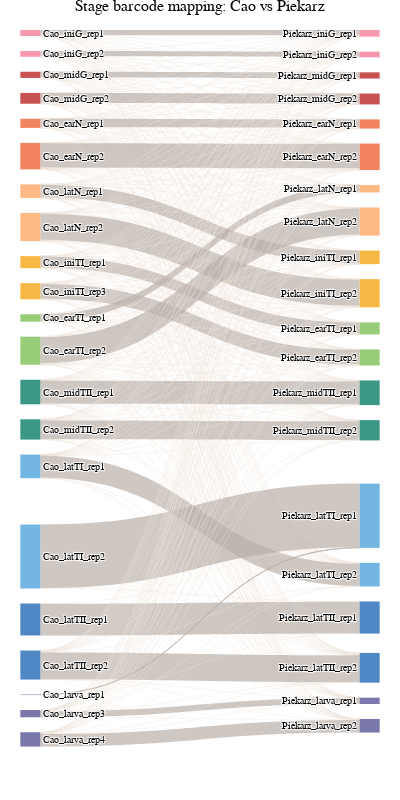

This figure's notebook cell:
### Markdown cell above
## a.3 Visualizing the mapping between the two datasets

Finally, we visualize the mapping between the two datasets using a Sankey diagram.

Based on this diagramm, we can see the following things that we need to correct in the mapping:
- Piekarz's "latN" == Cao's "earTI". Replicates are 1:1.  

- Piekarz's "iniTI" == Cao's "latN". Replicates are 1:1. 

- Piekarz's "earTI rep1" == Cao's "iniTI rep1".  
-Piekarz's "earTI rep2" == Cao's "iniTI rep3".

- Piekarz's "latTI_rep2" == Cao's "latTI rep1".  
- Piekarz's "latTI_rep1" == Cao's "latTI rep2" (after accounting for technical replicate hyphens for "-1" and "-2").

- Piekarz's "latTII_rep1" == Cao's "latTII rep1" (after accounting for technical replicate hyphens for "-1" and "-2").
- Piekarz's "latTII_rep2" == Cao's "latTII rep2".

- Piekarz's "larva rep1" == Cao's "larva rep3".
- Piekarz's "larva rep2" == Cao's "larva rep4".

- Cao's "larva rep1" does not appear to be present in the Pierkarz dataset.

### Code cell
fig = zt.ciona.disambiguation.plot_stage_replicate_sankey(
    merged_cell_barcodes,
    width=400,
    height=800,
    image_filepath="figures/Stage_replicate_sankey.svg",
    html_filepath="figures/Stage_replicate_sankey.html",
)
fig.show()

### Figure 1 — Plotly figure (JSON) as saved in the notebook; plotly's stock layout.template omitted (floating-point values rounded to 4 significant figures; data arrays with more than 128 entries replaced by an {"elided": "..."} marker saying what was removed)
{"data": [{"arrangement": "snap", "link": {"color": {"elided": "420 str values"}, "source": {"elided": "420 int values"}, "target": {"elided": "420 int values"}, "value": {"elided": "420 int values"}}, "node": {"color": ["#F898AE", "#F898AE", "#C85152", "#C85152", "#F28360", "#F28360", "#FFB984", "#FFB984", "#F7B846", "#F7B846", "#97CD78", "#97CD78", "#3B9886", "#3B9886", "#73B5E3", "#73B5E3", "#5088C5", "#5088C5", "#7A77AB", "#7A77AB", "#7A77AB", "#F898AE", "#F898AE", "#C85152", "#C85152", "#F28360", "#F28360", "#FFB984", "#FFB984", "#F7B846", "#F7B846", "#97CD78", "#97CD78", "#3B9886", "#3B9886", "#73B5E3", "#73B5E3", "#5088C5", "#5088C5", "#7A77AB", "#7A77AB"], "label": ["Cao_iniG_rep1", "Cao_iniG_rep2", "Cao_midG_rep1", "Cao_midG_rep2", "Cao_earN_rep1", "Cao_earN_rep2", "Cao_latN_rep1", "Cao_latN_rep2", "Cao_iniTI_rep1", "Cao_iniTI_rep3", "Cao_earTI_rep1", "Cao_earTI_rep2", "Cao_midTII_rep1", "Cao_midTII_rep2", "Cao_latTI_rep1", "Cao_latTI_rep2", "Cao_latTII_rep1", "Cao_latTII_rep2", "Cao_larva_rep1", "Cao_larva_rep3", "Cao_larva_rep4", "Piekarz_iniG_rep1", "Piekarz_iniG_rep2", "Piekarz_midG_rep1", "Piekarz_midG_rep2", "Piekarz_earN_rep1", "Piekarz_earN_rep2", "Piekarz_latN_rep1", "Piekarz_latN_rep2", "Piekarz_iniTI_rep1", "Piekarz_iniTI_rep2", "Piekarz_earTI_rep1", "Piekarz_earTI_rep2", "Piekarz_midTII_rep1", "Piekarz_midTII_rep2", "Piekarz_latTI_rep1", "Piekarz_latTI_rep2", "Piekarz_latTII_rep1", "Piekarz_latTII_rep2", "Piekarz_larva_rep1", "Piekarz_larva_rep2"], "line": {"color": "white", "width": 0}, "pad": 15, "thickness": 20, "x": [0.001, 0.001, 0.001, 0.001, 0.001, 0.001, 0.001, 0.001, 0.001, 0.001, 0.001, 0.001, 0.001, 0.001, 0.001, 0.001, 0.001, 0.001, 0.001, 0.001, 0.001, 0.999, 0.999, 0.999, 0.999, 0.999, 0.999, 0.999, 0.999, 0.999, 0.999, 0.999, 0.999, 0.999, 0.999, 0.999, 0.999, 0.999, 0.999, 0.999, 0.999], "y": [0.001, 0.01472, 0.03077, 0.05887, 0.0826, 0.1514, 0.1866, 0.2599, 0.2911, 0.333, 0.3522, 0.4251, 0.4889, 0.5415, 0.6027, 0.7687, 0.8517, 0.9271, 0.9283, 0.9471, 0.9842, 0.001, 0.01477, 0.03092, 0.05909, 0.0829, 0.1518, 0.171, 0.2439, 0.2792, 0.3525, 0.3837, 0.4255, 0.4895, 0.5422, 0.7091, 0.7705, 0.8539, 0.9311, 0.9476, 0.9827]}, "type": "sankey"}], "layout": {"font": {"size": 10}, "height": 800, "margin": {"l": 30, "r": 30, "t": 30}, "title": {"text": "Stage barcode mapping: Cao vs Piekarz"}, "width": 400}}
